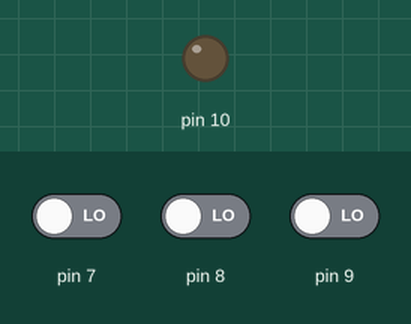
Simulated run of this sketch. Board: Arduino Uno, built with avr-gcc and run on an emulated ATmega328P. On the bench: output pins drawn as LEDs (lit = HIGH). Inputs (shaded band) come from the test bench; at power-on: pin 7 LOW, pin 8 LOW, pin 9 LOW.

Above: at 1.2 s.
1.3 s: pin 7 driven HIGH
At 2.5 s:
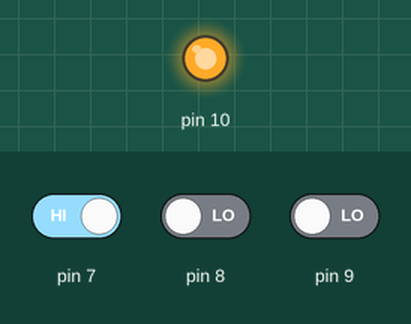
2.8 s: pin 7 driven LOW and pin 8 driven HIGH
At 3.8 s:
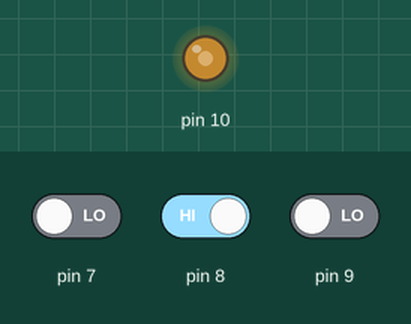
4.3 s: pin 7 driven HIGH
At 4.9 s:
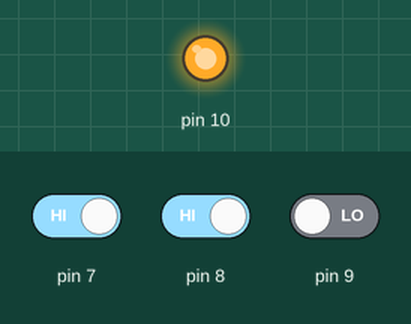
5.8 s: pin 7 driven LOW
At 6.1 s:
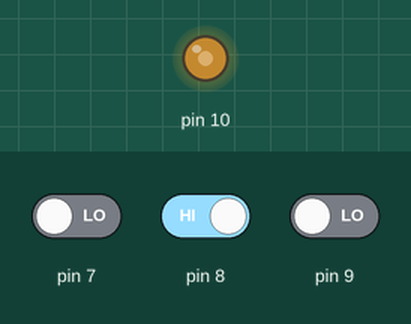
Timing chart, 0 to 8.3 s (numbered marks = the images above; inputs shaded):
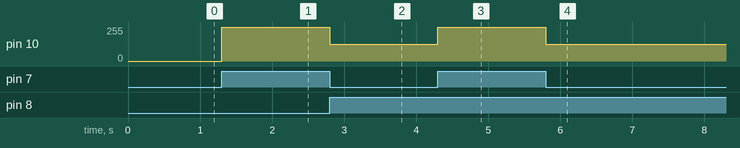

The sketch:

8.2.ino
```cpp
int state = 0;

void setup(){
 pinMode(10,OUTPUT);
 pinMode(9,INPUT);
 pinMode(8,INPUT);
 pinMode(7,INPUT);
}

void loop(){
  if(digitalRead(9)){
  	state=0;
  }
  if(digitalRead(8)){
  	state=1;
  }
  if(digitalRead(7)){
  	state=2;
  }
  if(state ==0){
    analogWrite(10,0);
  }
  else if(state ==1){
  	analogWrite(10,125);
  }
  else if(state ==2){
  	analogWrite(10,255);
  }

}
```

Measured:
- after the input at 1.3 s, pin 10: 0/255 → 255/255 at once
- after the input at 2.8 s, pin 10: 255/255 → 125/255 at once
- after the input at 4.3 s, pin 10: 125/255 → 255/255 at once
- after the input at 5.8 s, pin 10: 255/255 → 125/255 at once
